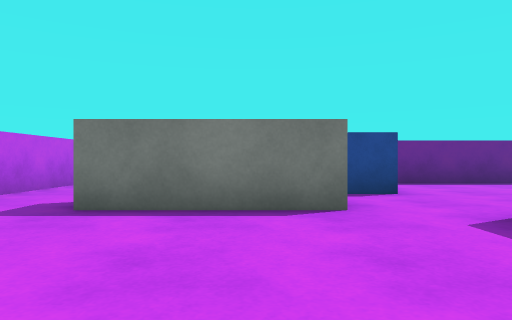
view 1 (above)

15 first-person views from a walk through a Unity game level. The camera is 0.55 m above the floor, looks level and sees 70° across. The floor is counted in squares, 1 m on a side. Each view is taken from the middle of a square. On the plan, view 1 faces up. The plan holds only what a view shows up to about 9 squares ahead; the rest is blank. The player is left out. Surface patterns are stand-ins for the level's own textures.

view 2
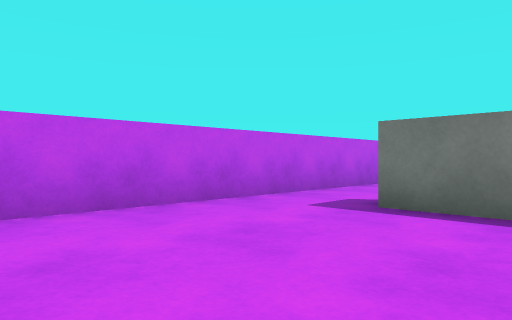

view 3
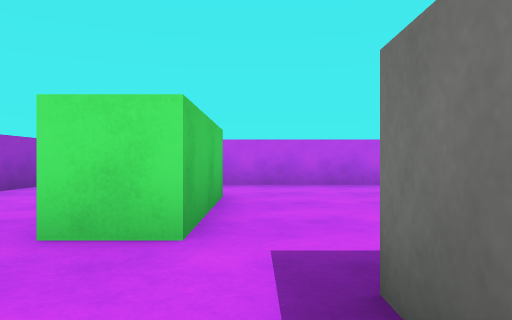

view 4
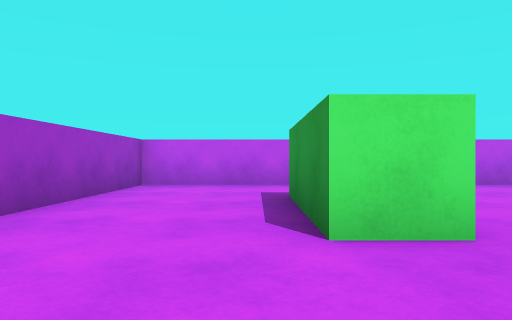

view 5
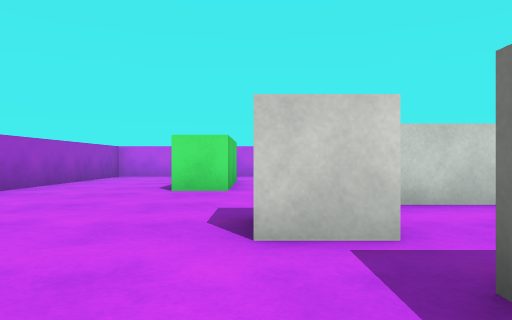

view 6
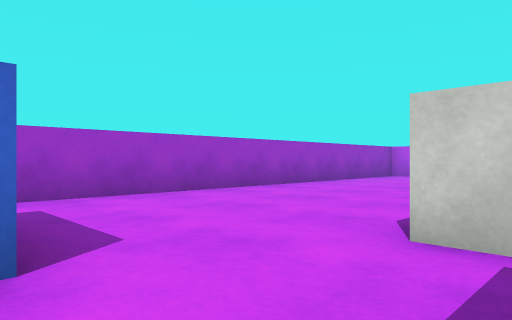

view 7
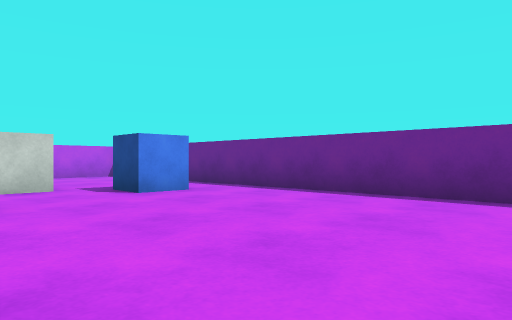

view 8
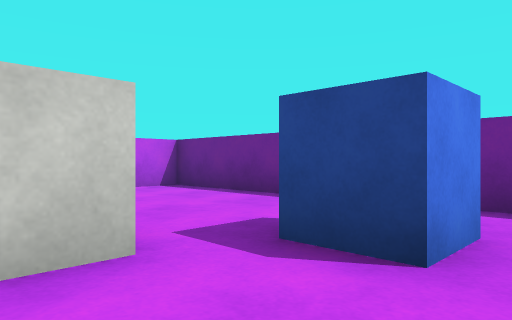

view 9
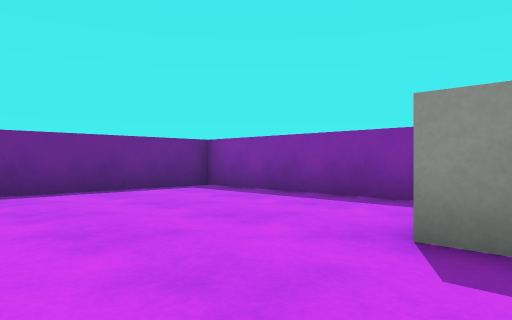

view 10
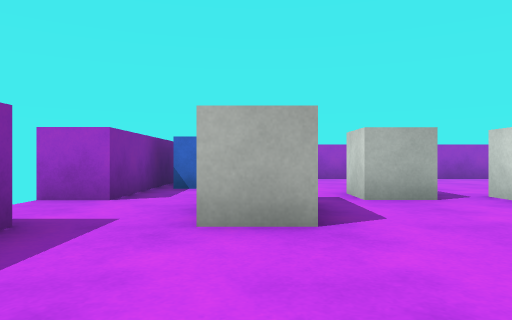

view 11
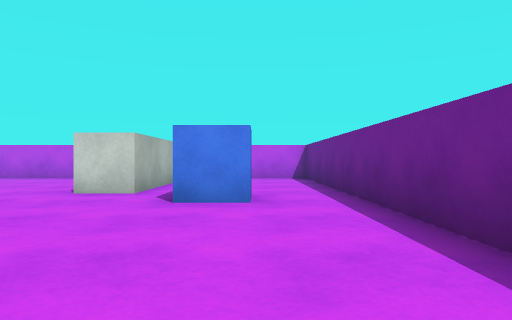

view 12
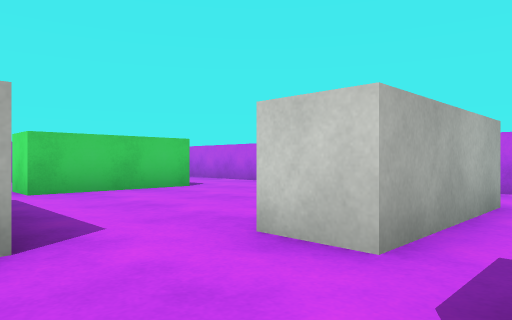

view 13
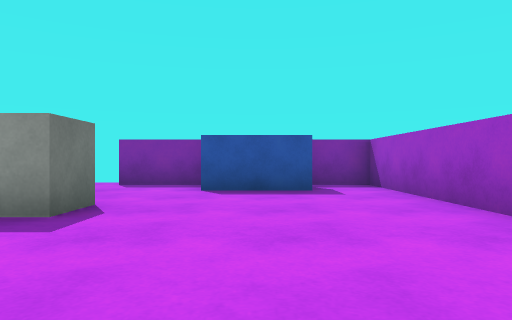

view 14
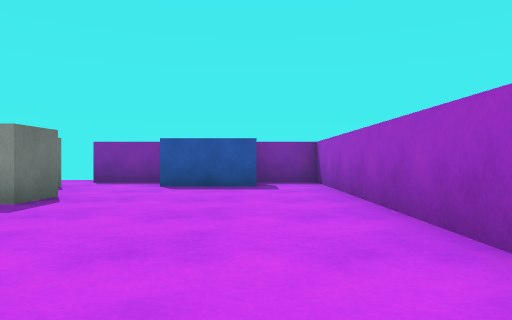

view 15
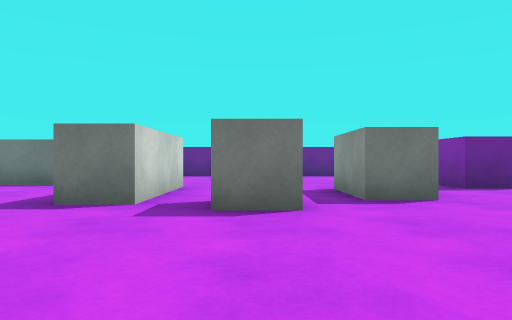

### Floor plan
Ten units are one square. View 1 is at (0, 0); x grows to the right and y downward. Boxes are objects, and circles mark ways between rooms. Rooms are numbered by the first view taken in them; rooms with no view inside come last. Other rooms are left out.
<svg viewBox="-45 -90 150 140">
<path fill="none" stroke="#000" d="M-15 5 15 5M10 -40 -20 -40M-40 -55 -40 15M35 -36 35 -5 25 -5M15 5 15 15 -14 15M100 -30 90 -30 90 -85 -40 -85 -40 -55M-20 -50 10 -50 10 -40M-40 15 -40 45 90 45 90 -10 100 -10"/>
<rect x="15" y="-75" width="10" height="20" fill="#bbb"><title>blue cube</title></rect>
<rect x="45" y="-15" width="10" height="20" fill="#bbb"><title>white cube</title></rect>
<rect x="65" y="-35" width="10" height="30" fill="#bbb"><title>white block</title></rect>
<rect x="75" y="5" width="10" height="30" fill="#bbb"><title>blue block</title></rect>
<circle cx="-25" cy="10" r="3" fill="#2a7"/>
<circle cx="-30" cy="-45" r="3" fill="#2a7"/>
<circle cx="20" cy="-15" r="3" fill="#2a7"/>
<text x="-10" y="-20">1</text>
<text x="40" y="-20">2</text>
</svg>
Room 1 opens to room 2.

Where each view was taken, in squares from view 1:
view 1: 0 up, 0 right, facing up
view 2: 0 up, 0 right, facing up-left
view 3: 0 up, 4 right, facing left
view 4: 2 down, 4 right, facing left
view 5: 0 up, 8 right, facing left
view 6: 1 up, 8 right, facing down-left
view 7: 3 up, 8 right, facing up-left
view 8: 4 up, 3 right, facing up-left
view 9: 2 up, 4 right, facing up-right
view 10: 6 up, 7 right, facing down
view 11: 7 up, 7 right, facing left
view 12: 6 up, 3 right, facing down-left
view 13: 2 down, 1 right, facing right
view 14: 3 down, 0 right, facing right
view 15: 4 down, 5 right, facing up
